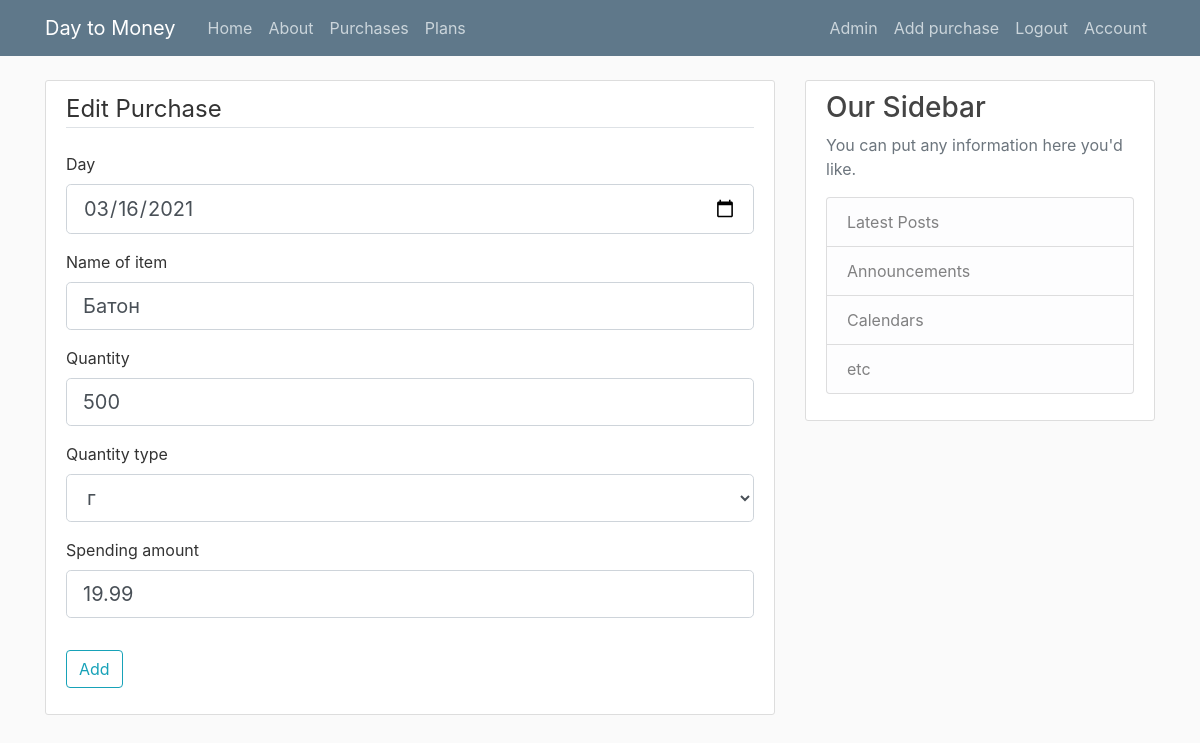
Screenshot of /spending/1/edit (signed in) with the database file from the repository.
### app/models.py (models this page shows)
class Spendings(db.Model):
	id = db.Column(db.Integer, primary_key=True)
	day = db.Column(db.Date, nullable=True, default=datetime.date.today)
	name_of_item = db.Column(db.String(40), nullable=True)
	quantity = db.Column(db.Integer, nullable=True, default=1)
	quantity_type = db.Column(db.String(5), nullable=True, default='it')
	spending_amount = db.Column(db.Float, nullable=True)
	user_id = db.Column(db.Integer, db.ForeignKey('users.id'), nullable=True, default=1)  # todo change id

### app/spendings/routes.py (the view)
@spendings.route('/spending/<int:spending_id>/edit', methods=['GET', 'POST'])
@login_required
def edit_spending(spending_id):
	if not current_user.is_authenticated:
		return redirect(url_for('main.home'))
	spending = Spendings.query.get_or_404(spending_id)
	form = SpendingForm()
	if form.validate_on_submit():
		spending.day = form.day.data
		spending.name_of_item = form.name_of_item.data
		spending.quantity = form.quantity.data
		spending.quantity_type = form.quantity_type.data
		spending.spending_amount = form.spending_amount.data
		validate_spendings(spending)
		db.session.commit()
		flash('Purchase has been updated!', 'success')
		return redirect(url_for('spendings.spending', spending_id=spending.id))
	elif request.method == 'GET':
		form.day.data = spending.day
		form.name_of_item.data = spending.name_of_item
		form.quantity.data = spending.quantity
		form.quantity_type.data = spending.quantity_type
		form.spending_amount.data = spending.spending_amount
	return render_template('spendings/create_new_spending.html', title='Edit Purchase', legend='Edit Purchase', form=form)

### app/spendings/forms.py
class SpendingForm(FlaskForm):
	day = DateField('Day', validators=[DataRequired()], default=today)
	name_of_item = StringField('Name of item', validators=[DataRequired()])
	quantity = FloatField('Quantity', validators=[DataRequired()])
	quantity_type = SelectField('Quantity type', choices=['л', 'мл', 'кг', 'г', 'шт'])
	spending_amount = DecimalField('Spending amount', validators=[DataRequired()])
	submit = SubmitField('Add')

### app/models.py (called while the page is built)
@login_manager.user_loader
def load_user(user_id):
	return Users.query.get(int(user_id))

### app/templates/spendings/create_new_spending.html (shortened to what this page needs)
{% extends "layout.html" %} {% block content %}
<div class="content-section">
    <form method="POST" action="" enctype="multipart/form-data">
        <fieldset class="form-group">
            <legend class="border-bottom mb-4">{{ legend }}</legend>
            <div class="form-group">
                {{ form.day.label(class="form-control-label") }} {% if form.day.errors %} {{ form.day(class="form-control form-control-lg is-invalid") }}
                <div class="invalid-feedback">
                    {% for error in form.day.errors %}
                    <span>{{ error }}</span> {% endfor %}
                </div>
                {% else %} {{ form.day(class="form-control form-control-lg") }} {% endif %}
            </div>
            <div class="form-group">
                {{ form.name_of_item.label(class="form-control-label") }} {% if form.name_of_item.errors %} {{ form.name_of_item(class="form-control form-control-lg is-invalid") }}
                <div class="invalid-feedback">
                    {% for error in form.name_of_item.errors %}
                    <span>{{ error }}</span> {% endfor %}
                </div>
                {% else %} {{ form.name_of_item(class="form-control form-control-lg") }} {% endif %}
            </div>
            <div class="form-group">
                {{ form.quantity.label(class="form-control-label") }} {% if form.quantity.errors %} {{ form.quantity(class="form-control form-control-lg is-invalid") }}
                <div class="invalid-feedback">
                    {% for error in form.quantity.errors %}
                    <span>{{ error }}</span> {% endfor %}
                </div>
                {% else %} {{ form.quantity(class="form-control form-control-lg") }} {% endif %}
            </div>
            <div class="form-group">
                {{ form.quantity_type.label(class="form-control-label") }} {% if form.quantity_type.errors %} {{ form.quantity_type(class="form-control form-control-lg is-invalid") }}
                <div class="invalid-feedback">
                    {% for error in form.quantity_type.errors %}
                    <span>{{ error }}</span> {% endfor %}
                </div>
                {% else %} {{ form.quantity_type(class="form-control form-control-lg") }} {% endif %}
            </div>
            <div class="form-group">
                {{ form.spending_amount.label(class="form-control-label") }} {% if form.spending_amount.errors %} {{ form.spending_amount(class="form-control form-control-lg is-invalid") }}
                <div class="invalid-feedback">
                    {% for error in form.spending_amount.errors %}
                    <span>{{ error }}</span> {% endfor %}
                </div>
                {% else %} {{ form.spending_amount(class="form-control form-control-lg") }} {% endif %}
            </div>
        </fieldset>
        <div class="form-group">
            {{ form.submit(class="btn btn-outline-info") }}
        </div>
    </form>
</div>
{% endblock content %}

### app/static/css/main.css (style rules this page uses)
body { background: #fafafa; color: #333333; margin-top: 5rem; }
.content-section { background: #ffffff; padding: 10px 20px; border: 1px solid #dddddd; border-radius: 3px; margin-bottom: 20px; }

### rows the page displays
Spendings: day "03/16/2021", name_of_item "Батон", quantity "500", quantity_type "г", spending_amount "19.99"

### other values shown
{{ legend }} "Edit Purchase"
